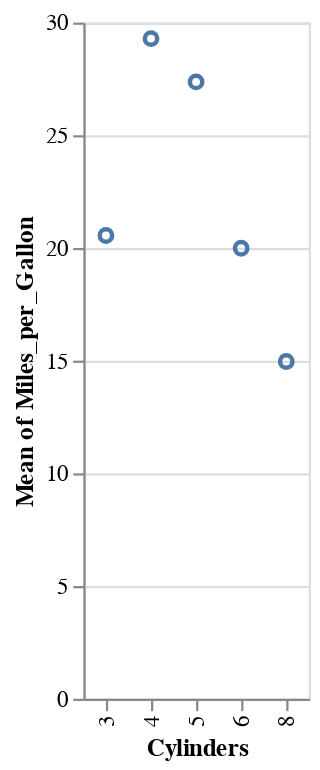

Notebook source saved alongside this figure:
### Markdown cell above
##### Data Transformation: Aggregation and Filter

You can generate plot of summary statistics without calculating it. The options include: 

- sum
- average/mean
- median
- q1,q3
- min,max
- count

You can also include filter to exclude any part of the data or use calculate to generate new attribute to plot.

### Code cell
alt.Chart(cars).mark_point().encode(
    alt.Y('mean(Miles_per_Gallon):Q'),
    alt.X('Cylinders:O')
)

### Figure 1 — Vega-Lite specification as saved in the notebook (floating-point values rounded to 4 significant figures; data arrays with more than 128 entries replaced by an {"elided": "..."} marker saying what was removed)
{"config": {"view": {"continuousWidth": 300, "continuousHeight": 300}}, "data": {"name": "data-f02450ab61490a1363517a0190416235"}, "mark": {"type": "point"}, "encoding": {"x": {"field": "Cylinders", "type": "ordinal"}, "y": {"aggregate": "mean", "field": "Miles_per_Gallon", "type": "quantitative"}}, "$schema": "https://vega.github.io/schema/vega-lite/v5.8.0.json", "datasets": {"data-f02450ab61490a1363517a0190416235": {"elided": "406 records"}}}
